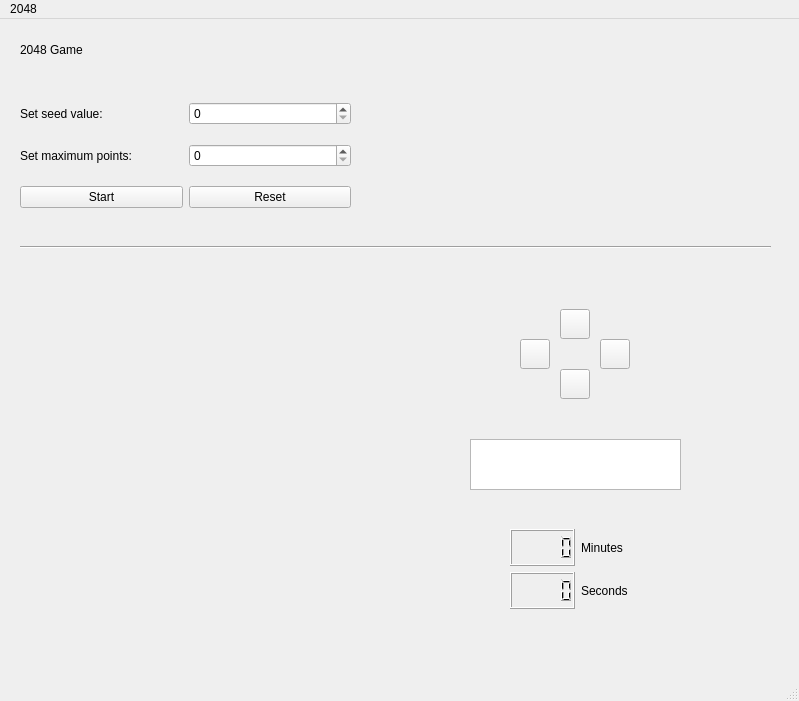
<?xml version="1.0" encoding="UTF-8"?>
<ui version="4.0">
 <class>MainWindow</class>
 <widget class="QMainWindow" name="MainWindow">
  <property name="geometry">
   <rect>
    <x>0</x>
    <y>0</y>
    <width>799</width>
    <height>701</height>
   </rect>
  </property>
  <property name="windowTitle">
   <string>MainWindow</string>
  </property>
  <widget class="QWidget" name="centralwidget">
   <widget class="QWidget" name="gridLayoutWidget">
    <property name="geometry">
     <rect>
      <x>20</x>
      <y>70</y>
      <width>331</width>
      <height>135</height>
     </rect>
    </property>
    <layout class="QGridLayout" name="gridLayout">
     <item row="0" column="0">
      <widget class="QLabel" name="label_2">
       <property name="text">
        <string>Set seed value:</string>
       </property>
      </widget>
     </item>
     <item row="0" column="2">
      <widget class="QSpinBox" name="seedSpinBox"/>
     </item>
     <item row="1" column="2">
      <widget class="QSpinBox" name="maxPointsSpinBox"/>
     </item>
     <item row="2" column="0">
      <widget class="QPushButton" name="startButton">
       <property name="text">
        <string>Start</string>
       </property>
      </widget>
     </item>
     <item row="2" column="2">
      <widget class="QPushButton" name="resetButton">
       <property name="text">
        <string>Reset</string>
       </property>
      </widget>
     </item>
     <item row="1" column="0">
      <widget class="QLabel" name="label_3">
       <property name="text">
        <string>Set maximum points:</string>
       </property>
      </widget>
     </item>
    </layout>
   </widget>
   <widget class="QWidget" name="gridLayoutWidget_2">
    <property name="geometry">
     <rect>
      <x>20</x>
      <y>10</y>
      <width>181</width>
      <height>41</height>
     </rect>
    </property>
    <layout class="QGridLayout" name="gridLayout_2">
     <item row="1" column="0">
      <widget class="QLabel" name="label">
       <property name="styleSheet">
        <string notr="true">font: 75 17pt &quot;Comic Sans MS&quot;;</string>
       </property>
       <property name="text">
        <string>2048 Game</string>
       </property>
      </widget>
     </item>
    </layout>
   </widget>
   <widget class="QTextBrowser" name="textBrowser">
    <property name="geometry">
     <rect>
      <x>470</x>
      <y>420</y>
      <width>211</width>
      <height>51</height>
     </rect>
    </property>
   </widget>
   <widget class="QPushButton" name="upButton">
    <property name="geometry">
     <rect>
      <x>560</x>
      <y>290</y>
      <width>30</width>
      <height>30</height>
     </rect>
    </property>
    <property name="text">
     <string/>
    </property>
   </widget>
   <widget class="QPushButton" name="leftButton">
    <property name="geometry">
     <rect>
      <x>520</x>
      <y>320</y>
      <width>30</width>
      <height>30</height>
     </rect>
    </property>
    <property name="text">
     <string/>
    </property>
   </widget>
   <widget class="QPushButton" name="rightButton">
    <property name="geometry">
     <rect>
      <x>600</x>
      <y>320</y>
      <width>30</width>
      <height>30</height>
     </rect>
    </property>
    <property name="text">
     <string/>
    </property>
   </widget>
   <widget class="QPushButton" name="downButton">
    <property name="geometry">
     <rect>
      <x>560</x>
      <y>350</y>
      <width>30</width>
      <height>30</height>
     </rect>
    </property>
    <property name="text">
     <string/>
    </property>
   </widget>
   <widget class="QWidget" name="gridLayoutWidget_4">
    <property name="geometry">
     <rect>
      <x>20</x>
      <y>280</y>
      <width>381</width>
      <height>341</height>
     </rect>
    </property>
    <layout class="QGridLayout" name="boardLayout"/>
   </widget>
   <widget class="QWidget" name="gridLayoutWidget_3">
    <property name="geometry">
     <rect>
      <x>510</x>
      <y>510</y>
      <width>135</width>
      <height>80</height>
     </rect>
    </property>
    <layout class="QGridLayout" name="gridLayout_3">
     <item row="0" column="0">
      <widget class="QLCDNumber" name="lcdNumberMin"/>
     </item>
     <item row="1" column="0">
      <widget class="QLCDNumber" name="lcdNumberSec"/>
     </item>
     <item row="0" column="1">
      <widget class="QLabel" name="label_4">
       <property name="text">
        <string>Minutes</string>
       </property>
      </widget>
     </item>
     <item row="1" column="1">
      <widget class="QLabel" name="label_5">
       <property name="text">
        <string>Seconds</string>
       </property>
      </widget>
     </item>
    </layout>
   </widget>
   <widget class="Line" name="line">
    <property name="geometry">
     <rect>
      <x>20</x>
      <y>220</y>
      <width>751</width>
      <height>16</height>
     </rect>
    </property>
    <property name="orientation">
     <enum>Qt::Horizontal</enum>
    </property>
   </widget>
  </widget>
  <widget class="QMenuBar" name="menubar">
   <property name="geometry">
    <rect>
     <x>0</x>
     <y>0</y>
     <width>799</width>
     <height>25</height>
    </rect>
   </property>
   <widget class="QMenu" name="menu2048">
    <property name="title">
     <string>2048</string>
    </property>
   </widget>
   <addaction name="menu2048"/>
  </widget>
  <widget class="QStatusBar" name="statusbar"/>
 </widget>
 <resources/>
 <connections/>
</ui>
